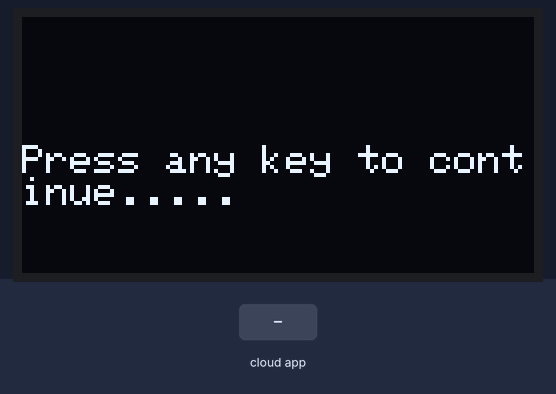
Bench run of a sketch on a simulated ESP8266 (NodeMCU). Shown: 128×64 one-colour display. The inputs (shaded band) are chosen by the test bench. WiFi joins after 1.5 s; servers stay silent unless stated; no MQTT or app messages arrive unless stated; what the sketch prints to the serial monitor is not drawn.

Above: at 5.8 s.
5.9 s: the phone or cloud app sets charipoori to 5
At 6.6 s:
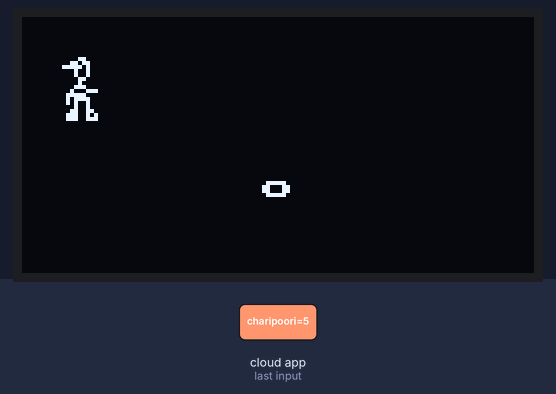
7.4 s: the phone or cloud app sets charipoori to 13
At 8.6 s:
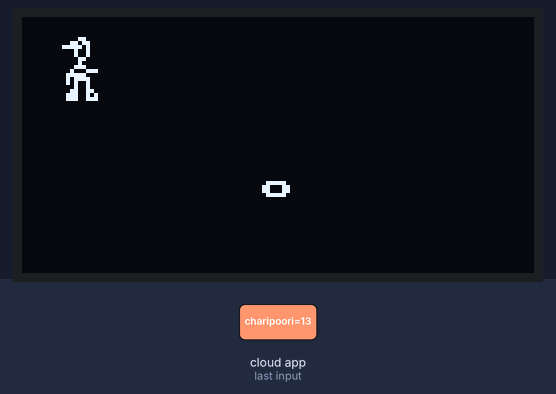
8.9 s: the phone or cloud app sets charipoori to 8
At 9.6 s:
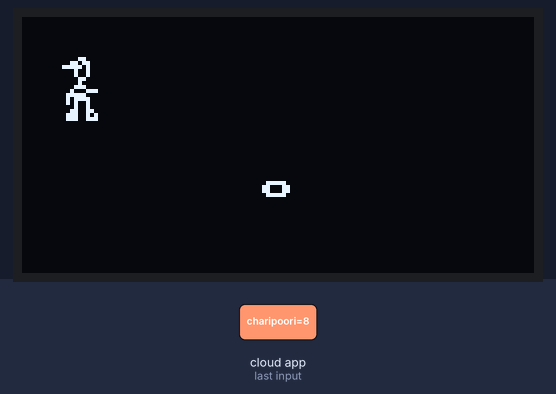
10.4 s: the phone or cloud app sets charipoori to 10
At 11.3 s:
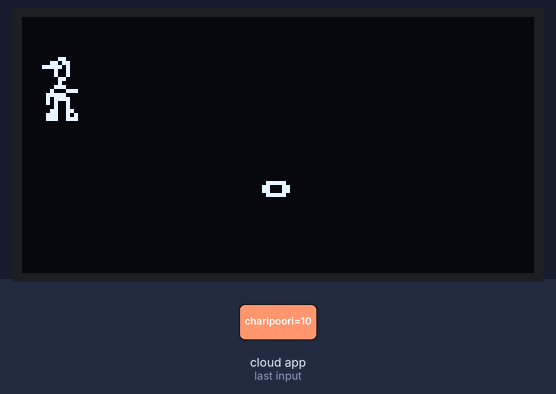
Timing chart, 0 to 12.9 s (numbered marks = the images above; inputs shaded):
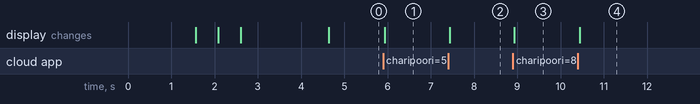

The sketch:

ChariAndPooriUnoSketch.ino
```cpp
#include <ESP8266WiFi.h>
#include <ESP8266HTTPClient.h>
#include <Wire.h>
#include <Adafruit_GFX.h>
#include <Adafruit_SSD1306.h>
#include "Adafruit_MQTT.h"
#include "Adafruit_MQTT_Client.h"


#define OLED_RESET LED_BUILTIN  // For NodeMCU


Adafruit_SSD1306 display(OLED_RESET);

#if (SSD1306_LCDHEIGHT != 64)
#error("Height incorrect, please fix Adafruit_SSD1306.h!");
#endif

const char* ssid = "Redmi4";
const char* pass = "namaste99";


#define AIO_SERVER      "io.adafruit.com"
#define AIO_SERVERPORT  1883                   // use 8883 for SSL
#define AIO_USERNAME    "srihariash"
#define AIO_KEY         "c640fbb3668c44ddbfd945347aa40170"

WiFiClient client;


Adafruit_MQTT_Client mqtt(&client, AIO_SERVER, AIO_SERVERPORT, AIO_USERNAME, AIO_USERNAME, AIO_KEY);

/****************************** Feeds ***************************************/


Adafruit_MQTT_Subscribe charipoori = Adafruit_MQTT_Subscribe(&mqtt, AIO_USERNAME "/feeds/charipoori");


// ------------------------------------------------------------- Global Variable and constants ------------------------------------------------------------------------------

const uint8_t chariWidth    = 9;
const uint8_t chariHeight   = 16;
//const uint8_t revchariWidth  = 9;
//const uint8_t revchariHeight  = 16;
const uint8_t pooriWidth    = 7;
const uint8_t pooriHeight   = 5;

char chariXpos = 10;
char chariYpos = 10;
char pooriXpos = 60;
char pooriYpos = 40;


int flag = 0;


// -----------------------------------------------------------------Bitmap image - character arrays ------------------------------------------------------------------------------


const uint8_t PROGMEM chari[] = {
  0x0c, 0x00, 0x36, 0x00, 0xfa, 0x00, 0x12, 0x00, 0x12, 0x00, 0x0c, 0x00, 0x08, 0x00, 0x1c, 0x00,
  0x23, 0x80, 0x7c, 0x00, 0x5e, 0x00, 0x52, 0x00, 0x12, 0x00, 0x33, 0x00, 0x72, 0x80, 0x73, 0x80
};


//const uint8_t PROGMEM revchari[] = {
//  0x00, 0x00, 0x1e, 0xa3, 0xe5, 0x9e, 0x06, 0x04, 0x04,
//  0xc1, 0xa1, 0xfd, 0x06, 0x06, 0xfe, 0xe3, 0xce, 0x00
//};
const uint8_t PROGMEM poori[] = {
 0x00, 0x7c, 0xc6, 0xc6, 0x7c
};


const unsigned char introchari [] PROGMEM = {
  0x00, 0x00, 0x00, 0x00, 0x00, 0x00, 0x00, 0x00, 0x00, 0x00, 0x00, 0x00, 0x00, 0x00, 0x70, 0x0e,
  0x00, 0x00, 0x00, 0x70, 0x3b, 0x20, 0x00, 0x00, 0x70, 0x20, 0x20, 0x7e, 0x00, 0x00, 0x60, 0x20,
  0x03, 0x20, 0x00, 0x40, 0x20, 0x01, 0x2f, 0x70, 0x40, 0x3f, 0x1e, 0xa9, 0x70, 0x40, 0x31, 0x31,
  0xb0, 0x70, 0x40, 0x21, 0x20, 0x90, 0x70, 0x40, 0x21, 0x20, 0xd0, 0x70, 0x21, 0x61, 0x3f, 0x50,
  0x70, 0x1f, 0x41, 0x00, 0x50, 0x70, 0x00, 0x00, 0x00, 0x00, 0x00, 0x00, 0x00, 0x00, 0x00, 0x00,
  0x00, 0x00, 0x00, 0x00, 0x00, 0x00, 0x00, 0x00, 0x00, 0x00, 0x00, 0x00, 0x00, 0x00, 0x00, 0x00,
  0x00, 0x00, 0x00, 0x00
};


const unsigned char introand [] PROGMEM = {
  0x00, 0x00, 0x00, 0x00, 0x00, 0x00, 0x00, 0x00, 0x00, 0x08, 0x0e, 0x00, 0x00, 0x00, 0x08, 0x31,
  0x80, 0x00, 0x00, 0x08, 0x60, 0xc2, 0x30, 0x00, 0x08, 0x00, 0x42, 0xfe, 0x00, 0x08, 0x00, 0x43,
  0x82, 0x03, 0xc8, 0x00, 0x23, 0x03, 0x06, 0x38, 0x7f, 0xe2, 0x01, 0x04, 0x08, 0x40, 0x22, 0x01,
  0x0c, 0x08, 0x40, 0x22, 0x01, 0x08, 0x08, 0x40, 0x22, 0x01, 0x08, 0x08, 0x40, 0x22, 0x01, 0x08,
  0x08, 0x7f, 0xe2, 0x01, 0x0f, 0xf8, 0x00, 0x22, 0x00, 0x00, 0xc8, 0x00, 0x00, 0x00, 0x00, 0x00,
  0x00, 0x00, 0x00, 0x00, 0x00, 0x00, 0x00, 0x00, 0x00, 0x00, 0x00, 0x00, 0x00, 0x00, 0x00, 0x00,
  0x00, 0x00, 0x00, 0x00
};


const unsigned char intropoori [] PROGMEM = {
  0x00, 0x00, 0x00, 0x00, 0x00, 0x00, 0x00, 0x00, 0x00, 0x00, 0x00, 0x00, 0x00, 0x00, 0x38, 0x1e,
  0x00, 0x00, 0x00, 0x28, 0x63, 0x00, 0x00, 0x00, 0x38, 0x41, 0x00, 0x00, 0x00, 0x00, 0x41, 0x00,
  0x00, 0x00, 0x00, 0x41, 0x00, 0x00, 0x00, 0x00, 0x43, 0x00, 0x3c, 0x2e, 0x38, 0x7e, 0x7c, 0x62,
  0x33, 0x08, 0x40, 0x86, 0x42, 0x21, 0x18, 0x40, 0x82, 0x42, 0x20, 0x30, 0x40, 0x82, 0x42, 0x20,
  0x60, 0x40, 0x82, 0x42, 0x20, 0x44, 0x40, 0x46, 0x42, 0x20, 0x6c, 0x40, 0x3c, 0x7e, 0x20, 0x38,
  0x40, 0x00, 0x00, 0x00, 0x00, 0x00, 0x00, 0x00, 0x00, 0x00, 0x00, 0x00, 0x00, 0x00, 0x00, 0x00,
  0x00, 0x00, 0x00, 0x00
};


const uint8_t PROGMEM gameover[] = {
  0x00, 0x00, 0x00, 0x00, 0x00, 0x00, 0x00, 0x00, 0x00, 0x00, 0x00, 0x00, 0x00, 0x00, 0x00, 0x00,
  0x00, 0x00, 0x00, 0x00, 0x00, 0x00, 0x00, 0x00, 0x00, 0x00, 0x00, 0x00, 0x00, 0x00, 0x00, 0x00,
  0x00, 0x00, 0x00, 0x00, 0x00, 0x00, 0x00, 0x00, 0x00, 0x00, 0x00, 0x00, 0x00, 0x00, 0x00, 0x00,
  0x00, 0x00, 0x00, 0x00, 0x00, 0x00, 0x00, 0x00, 0x00, 0x00, 0x00, 0x00, 0x00, 0x00, 0x00, 0x00,
  0x00, 0x00, 0x00, 0x00, 0x00, 0x00, 0x00, 0x00, 0x00, 0x00, 0x00, 0x00, 0x00, 0x00, 0x00, 0x00,
  0x00, 0x00, 0x00, 0x00, 0x00, 0x00, 0x00, 0x00, 0x00, 0x00, 0x00, 0x00, 0x00, 0x00, 0x00, 0x00,
  0x00, 0x00, 0x00, 0x00, 0x00, 0x00, 0x00, 0x00, 0x00, 0x00, 0x00, 0x00, 0x00, 0x00, 0x00, 0x00,
  0x00, 0x00, 0x00, 0x00, 0x00, 0x00, 0x00, 0x00, 0x00, 0x00, 0x00, 0x00, 0x00, 0x00, 0x00, 0x00,
  0x00, 0x00, 0x00, 0x00, 0x00, 0x00, 0x00, 0x00, 0x00, 0x00, 0x00, 0x00, 0x00, 0x00, 0x00, 0x00,
  0x00, 0x00, 0x00, 0x00, 0x00, 0x00, 0x00, 0x00, 0x00, 0x00, 0x00, 0x00, 0x00, 0x00, 0x00, 0x00,
  0x00, 0x00, 0x00, 0x00, 0x00, 0x00, 0x80, 0x00, 0x00, 0x00, 0x00, 0x00, 0x00, 0x00, 0x00, 0x00,
  0x00, 0x0f, 0xf0, 0x00, 0xff, 0x80, 0x80, 0x00, 0x00, 0x1f, 0x80, 0x00, 0x00, 0x00, 0x00, 0x00,
  0x00, 0x38, 0x1c, 0x01, 0xe3, 0x80, 0xdf, 0x0f, 0x00, 0x3f, 0xf0, 0x00, 0x00, 0x00, 0x00, 0x00,
  0x00, 0x20, 0x00, 0x03, 0x00, 0x80, 0xd9, 0x19, 0xc0, 0x38, 0x70, 0x00, 0x00, 0x00, 0x00, 0x00,
  0x00, 0x40, 0x00, 0x07, 0x00, 0x80, 0xb1, 0xe0, 0xc0, 0x60, 0x30, 0x00, 0x00, 0x00, 0x00, 0x00,
  0x00, 0x40, 0x00, 0x06, 0x00, 0xc0, 0xf0, 0xc0, 0xc0, 0x60, 0x30, 0x00, 0x00, 0x00, 0x00, 0x00,
  0x00, 0x40, 0x00, 0x04, 0x00, 0xc0, 0xe0, 0xc0, 0xc0, 0x60, 0x30, 0x00, 0x00, 0x00, 0x00, 0x00,
  0x00, 0x40, 0x00, 0x00, 0x00, 0xc0, 0xe0, 0xc0, 0xc0, 0x67, 0xf0, 0x00, 0x00, 0x00, 0x00, 0x00,
  0x00, 0xc0, 0x00, 0x00, 0x00, 0xc0, 0xe0, 0xc0, 0xc0, 0x7f, 0x80, 0x00, 0x00, 0x00, 0x00, 0x00,
  0x00, 0x80, 0x00, 0x01, 0xfc, 0xc0, 0xe0, 0xc0, 0xc0, 0x60, 0x00, 0x00, 0x00, 0x00, 0x00, 0x00,
  0x00, 0x80, 0x00, 0x03, 0xff, 0xe0, 0xe0, 0xc0, 0xc0, 0x60, 0x00, 0x00, 0x00, 0x00, 0x00, 0x00,
  0x00, 0x80, 0x00, 0x03, 0x80, 0x40, 0xe0, 0x80, 0xc0, 0x60, 0x00, 0x00, 0x00, 0x00, 0x00, 0x00,
  0x00, 0x81, 0xff, 0x83, 0x80, 0x60, 0xc0, 0x80, 0xc0, 0x40, 0x00, 0x00, 0x00, 0x00, 0x00, 0x00,
  0x00, 0x81, 0xff, 0x83, 0x80, 0x60, 0xc0, 0x80, 0xc0, 0x40, 0x00, 0x00, 0x00, 0x00, 0x00, 0x00,
  0x00, 0x80, 0x18, 0x03, 0x80, 0x20, 0xc0, 0x80, 0xc0, 0x40, 0x00, 0x00, 0x00, 0x00, 0x00, 0x00,
  0x00, 0xc0, 0x10, 0x03, 0x00, 0x60, 0xc0, 0x80, 0xc0, 0x60, 0x00, 0x00, 0x00, 0x00, 0x00, 0x00,
  0x00, 0xc0, 0x10, 0x03, 0x01, 0xe0, 0xc0, 0xc0, 0x40, 0x60, 0x10, 0x00, 0x00, 0x00, 0x00, 0x00,
  0x00, 0xe0, 0x10, 0x03, 0x03, 0xa0, 0xc0, 0xc0, 0x60, 0x30, 0x10, 0x00, 0x00, 0x00, 0x00, 0x00,
  0x00, 0xff, 0x18, 0x03, 0xff, 0xb8, 0xc0, 0xc0, 0x60, 0x3f, 0xf0, 0x00, 0x00, 0x00, 0x00, 0x00,
  0x00, 0xff, 0xf0, 0x03, 0xf8, 0x00, 0x40, 0xc0, 0x40, 0x0f, 0xe0, 0x00, 0x00, 0x00, 0x00, 0x00,
  0x00, 0x00, 0x00, 0x00, 0x00, 0x00, 0x00, 0x40, 0x00, 0x00, 0x00, 0x00, 0x00, 0x00, 0x00, 0x00,
  0x00, 0x00, 0x00, 0x00, 0x00, 0x00, 0x00, 0x00, 0x00, 0x00, 0x00, 0x00, 0x00, 0x00, 0x00, 0x00,
  0x00, 0x00, 0x00, 0x00, 0x00, 0x00, 0x00, 0x00, 0x00, 0x00, 0x00, 0x00, 0x00, 0x00, 0x00, 0x00,
  0x00, 0x00, 0x00, 0x00, 0x00, 0x00, 0x00, 0x00, 0x00, 0x00, 0x00, 0x00, 0x00, 0x00, 0x00, 0x00,
  0x00, 0x00, 0x00, 0x00, 0x00, 0x00, 0x00, 0x00, 0x00, 0x00, 0x00, 0x00, 0x00, 0x00, 0x00, 0x00,
  0x00, 0x00, 0x00, 0x01, 0xf0, 0x60, 0x00, 0x03, 0xfc, 0x00, 0x00, 0x00, 0x0f, 0xff, 0x80, 0x00,
  0x00, 0x00, 0x00, 0x07, 0xff, 0xb0, 0x03, 0x9f, 0x7f, 0x00, 0x00, 0x00, 0x08, 0x00, 0x80, 0x00,
  0x00, 0x00, 0x00, 0x06, 0x0f, 0xb0, 0x06, 0x1c, 0x01, 0x00, 0x00, 0x00, 0x0c, 0x00, 0x80, 0x00,
  0x00, 0x00, 0x00, 0x0c, 0x00, 0xb8, 0x0e, 0x38, 0x01, 0x01, 0x7f, 0x00, 0x06, 0x01, 0x80, 0x00,
  0x00, 0x00, 0x00, 0x18, 0x00, 0xf8, 0x0e, 0x38, 0x01, 0x01, 0x63, 0x80, 0x02, 0x01, 0x00, 0x00,
  0x00, 0x00, 0x00, 0x18, 0x00, 0xdc, 0x0c, 0x30, 0x01, 0x01, 0x40, 0x80, 0x03, 0x01, 0x00, 0x00,
  0x00, 0x00, 0x00, 0x10, 0x00, 0xdc, 0x0c, 0x30, 0x01, 0x81, 0x40, 0x80, 0x01, 0x01, 0x00, 0x00,
  0x00, 0x00, 0x00, 0x10, 0x00, 0xdc, 0x0c, 0x3a, 0x01, 0x81, 0xc0, 0x00, 0x01, 0x03, 0x00, 0x00,
  0x00, 0x00, 0x00, 0x10, 0x00, 0xce, 0x1c, 0x3f, 0xff, 0x81, 0x80, 0x00, 0x01, 0x02, 0x00, 0x00,
  0x00, 0x00, 0x00, 0x30, 0x00, 0xce, 0x18, 0x38, 0x00, 0x01, 0x80, 0x00, 0x00, 0x82, 0x00, 0x00,
  0x00, 0x00, 0x00, 0x30, 0x00, 0xcf, 0x38, 0x38, 0x00, 0x01, 0x80, 0x00, 0x00, 0x82, 0x00, 0x00,
  0x00, 0x00, 0x00, 0x30, 0x00, 0xc7, 0x38, 0x30, 0x00, 0x01, 0x80, 0x00, 0x00, 0x86, 0x00, 0x00,
  0x00, 0x00, 0x00, 0x30, 0x00, 0xc7, 0xb8, 0x30, 0x00, 0x01, 0x80, 0x00, 0x00, 0x84, 0x00, 0x00,
  0x00, 0x00, 0x00, 0x30, 0x00, 0xc7, 0xf0, 0x30, 0x00, 0x01, 0x80, 0x00, 0x00, 0xc4, 0x00, 0x00,
  0x00, 0x00, 0x00, 0x30, 0x00, 0x81, 0xf0, 0x30, 0x00, 0x01, 0x80, 0x00, 0x00, 0x64, 0x00, 0x00,
  0x00, 0x00, 0x00, 0x30, 0x01, 0x81, 0xf0, 0x30, 0x00, 0x01, 0x80, 0x00, 0x00, 0x2c, 0x00, 0x00,
  0x00, 0x00, 0x00, 0x18, 0x01, 0x01, 0xe0, 0x30, 0x00, 0x01, 0x80, 0x00, 0x00, 0x28, 0x00, 0x00,
  0x00, 0x00, 0x00, 0x1c, 0x07, 0x01, 0xe0, 0x1f, 0x01, 0x81, 0x80, 0x00, 0x00, 0x38, 0x00, 0x00,
  0x00, 0x00, 0x00, 0x0f, 0xfe, 0x00, 0xe0, 0x0f, 0xff, 0xe1, 0x80, 0x00, 0x00, 0x30, 0x00, 0x00,
  0x00, 0x00, 0x00, 0x03, 0xfe, 0x00, 0x00, 0x01, 0xff, 0xe1, 0x00, 0x00, 0x00, 0x10, 0x00, 0x00,
  0x00, 0x00, 0x00, 0x00, 0x00, 0x00, 0x00, 0x00, 0x00, 0x00, 0x00, 0x00, 0x00, 0x00, 0x00, 0x00,
  0x00, 0x00, 0x00, 0x00, 0x00, 0x00, 0x00, 0x00, 0x00, 0x00, 0x00, 0x00, 0x00, 0x00, 0x00, 0x00,
  0x00, 0x00, 0x00, 0x00, 0x00, 0x00, 0x00, 0x00, 0x00, 0x00, 0x00, 0x00, 0x00, 0x00, 0x00, 0x00,
  0x00, 0x00, 0x00, 0x00, 0x00, 0x00, 0x00, 0x00, 0x00, 0x00, 0x00, 0x00, 0x00, 0x38, 0x00, 0x00,
  0x00, 0x00, 0x00, 0x00, 0x00, 0x00, 0x00, 0x00, 0x00, 0x00, 0x00, 0x00, 0x00, 0x38, 0x00, 0x00,
  0x00, 0x00, 0x00, 0x00, 0x00, 0x00, 0x00, 0x00, 0x00, 0x00, 0x00, 0x00, 0x00, 0x38, 0x00, 0x00,
  0x00, 0x00, 0x00, 0x00, 0x00, 0x00, 0x00, 0x00, 0x00, 0x00, 0x00, 0x00, 0x00, 0x38, 0x00, 0x00,
  0x00, 0x00, 0x00, 0x00, 0x00, 0x00, 0x00, 0x00, 0x00, 0x00, 0x00, 0x00, 0x00, 0x00, 0x00, 0x00,
  0x00, 0x00, 0x00, 0x00, 0x00, 0x00, 0x00, 0x00, 0x00, 0x00, 0x00, 0x00, 0x00, 0x00, 0x00, 0x00
};


// ---------------------------------------------------------------- The setup() routine   ------------------------------------------------------------------------------


void MQTT_connect();

void setup()
{

Serial.begin(115200);
WiFi.begin(ssid, pass);

  Serial.println(); Serial.println();
  Serial.print("Connecting to ");
  Serial.println(ssid);

  WiFi.begin(ssid, pass);
  while (WiFi.status() != WL_CONNECTED) {
    delay(500);
    Serial.print(".");
  }
  Serial.println();

  Serial.println("WiFi connected");
  Serial.println("IP address: "); Serial.println(WiFi.localIP());

  // Setup MQTT subscription for onoff & slider feed.

  mqtt.subscribe(&charipoori);

  display.begin(SSD1306_SWITCHCAPVCC, 0x3C);


  display.clearDisplay(); // Make sure the display is cleared

  display.setTextSize(1);
  display.setTextColor(WHITE);

       display.drawBitmap(0, 0, introchari, 40, 20, WHITE);

       display.display();
       delay(500);

       display.drawBitmap(40, 21, introand, 40, 20, WHITE);

       display.display();
       delay(500);

       display.drawBitmap(82, 41, intropoori, 40, 20, WHITE);


       display.display();

       delay(2000);

     display.clearDisplay();
     display.setCursor(0,32);
     display.print("Press any key to continue.....");

     display.display();


}


// ---------------------------------------------------------------------- Main infinite loop -----------------------------------------------------------------------------------------------


void loop()
{

 MQTT_connect();

  // this is our 'wait for incoming subscription packets' busy subloop
  // try to spend your time here


  Adafruit_MQTT_Subscribe *subscription;
  while ((subscription = mqtt.readSubscription(5000))) {

       display.clearDisplay();
       display.drawBitmap(chariXpos, chariYpos, chari, chariWidth, chariHeight, WHITE);
       display.drawBitmap(pooriXpos, pooriYpos, poori, pooriWidth, pooriHeight, WHITE);
       display.display();
     if (subscription == &charipoori) {

      if (strcmp((char *)charipoori.lastread, "5") == 0) {
        chariYpos -= 5;

      Serial.println("Chari moved UP");}

      else if (strcmp((char *)charipoori.lastread, "13") == 0) {
        chariYpos += 5;

      Serial.println("Chari moved DOWN ");}

      else if (strcmp((char *)charipoori.lastread, "8") == 0) {
        chariXpos -= 5;

      Serial.println("Chari moved LEFT ");}

      else if (strcmp((char *)charipoori.lastread, "10") == 0) {
        chariXpos += 5;

      Serial.println("Chari moved RIGHT ");}


    if(chariXpos == pooriXpos && (chariYpos == pooriYpos<-3 || chariYpos+6 >= pooriYpos+5)  )
    {
      display.clearDisplay();
      display.drawBitmap(0,0,gameover,128,64,WHITE);
      display.display();
      delay(3000);
       chariXpos = 10;
       chariYpos = 10;
       pooriXpos = 60;
       pooriYpos = 40;

    }


    }

  }

  // ping the server to keep the mqtt connection alive
  if(! mqtt.ping()) {
    mqtt.disconnect();
  }

}

// Function to connect and reconnect as necessary to the MQTT server.
// Should be called in the loop function and it will take care if connecting.
void MQTT_connect() {
  int8_t ret;

  // Stop if already connected.
  if (mqtt.connected()) {
    return;
  }

  Serial.print("Connecting to MQTT... ");

  uint8_t retries = 3;
  while ((ret = mqtt.connect()) != 0) { // connect will return 0 for connected
       Serial.println(mqtt.connectErrorString(ret));
       Serial.println("Retrying MQTT connection in 5 seconds...");
       mqtt.disconnect();
       delay(5000);  // wait 5 seconds
       retries--;
       if (retries == 0) {
         // basically die and wait for WDT to reset me
         while (1);
       }
  }
  Serial.println("MQTT Connected!");
}
```

Measured:
- after the input at 5.9 s, the display: changes at once (image 1)
- after the input at 7.4 s, the display: changes at once (image 2)
- after the input at 8.9 s, the display: changes at once (image 3)
- after the input at 10.4 s, the display: changes at once (image 4)
